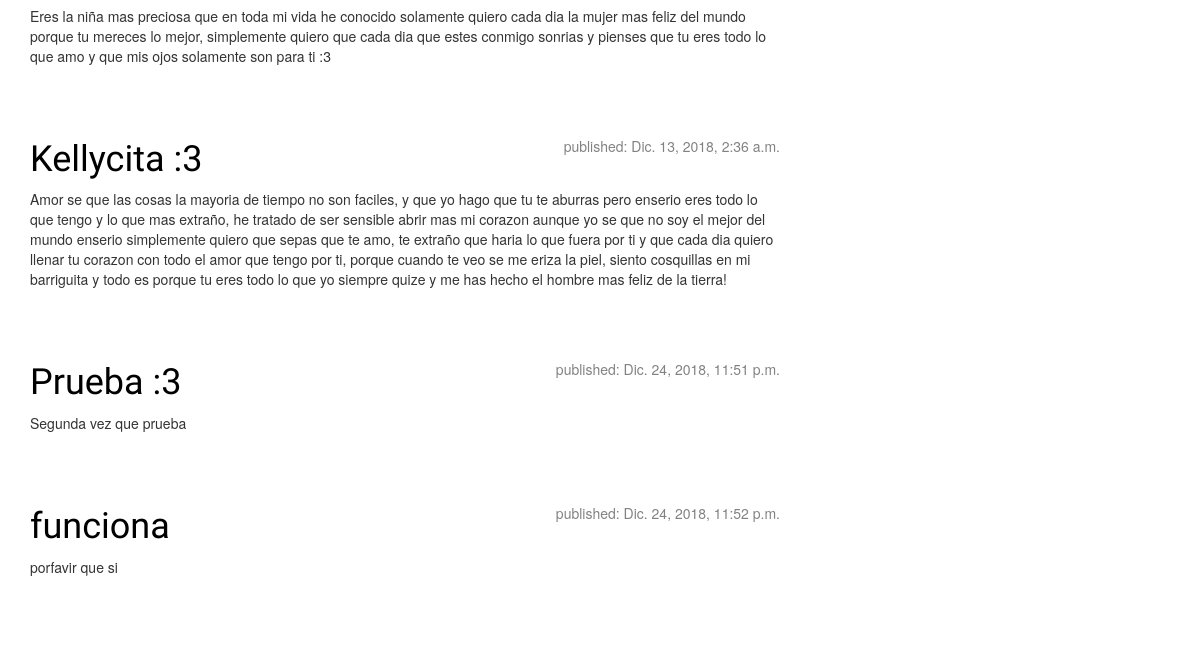
The app's page / (signed in, lower part), older data.
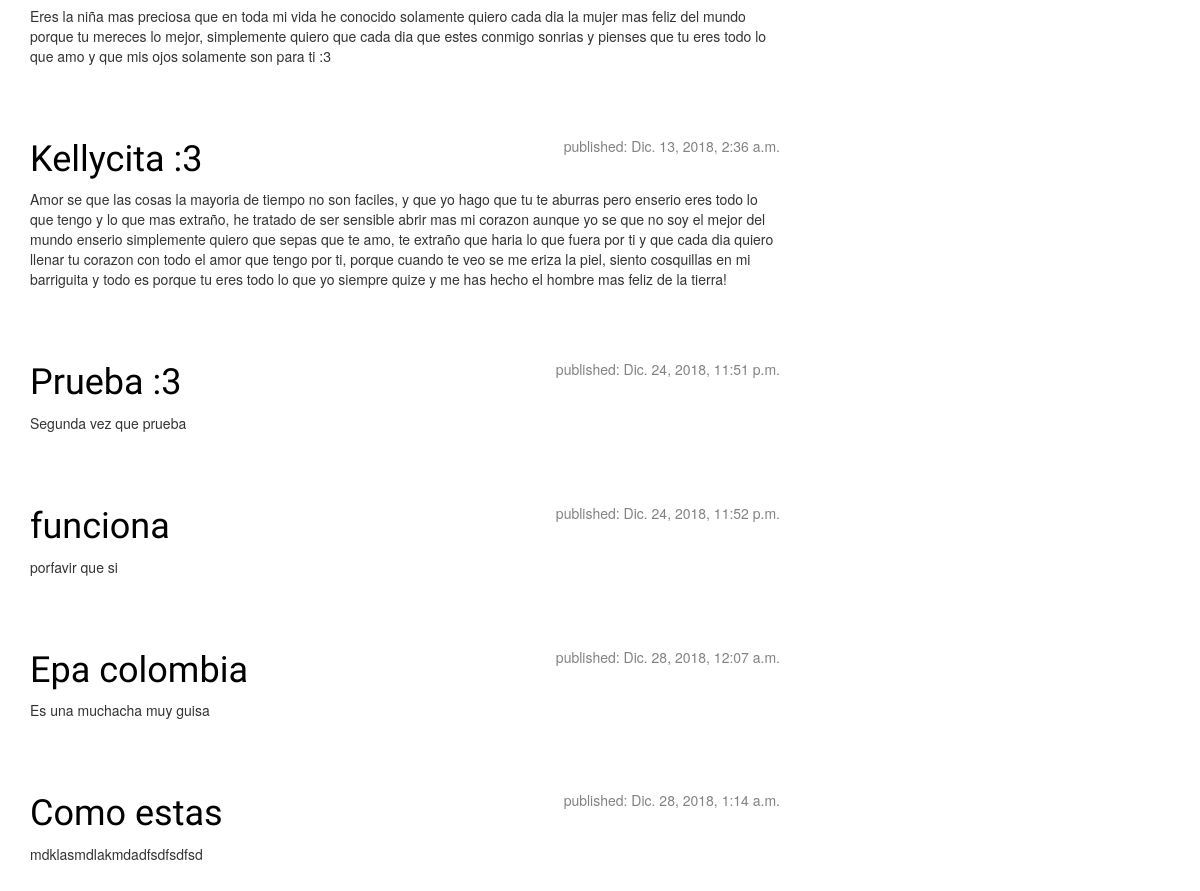
The same page, newer data.
### blog/models.py (models this page shows, shortened)
class Post(models.Model):
    User = get_user_model()
    author = models.ForeignKey(User, default='User', on_delete=models.CASCADE)
    title = models.CharField(max_length=200)
    text = models.TextField()
    created_date = models.DateTimeField(default=timezone.now)
    published_date = models.DateTimeField(blank=True, null=True)

### blog/views.py (the view)
# urls.py: path('', login_required(views.post_list), name='post_list'),
def post_list(request):
    posts = Post.objects.filter(published_date__lte=timezone.now()).order_by('pk')
    return render(request, 'blog/post_list.html', {'posts': posts})

### templates/blog/post_list.html (shortened to what this page needs)
{% extends 'base/base.html' %}
{% load static %}
                    {% block content %}
                        {% for post in posts %}
                          <div class="post">
                                <div class="date">
                                    <p>published: {{ post.published_date }}</p>
                                </div>
                                <h1><a href="{% url 'blog:post_detail' pk=post.pk %}">{{ post.title }}</a></h1>
                                <p>{{ post.text|linebreaksbr }}</p>
                          </div>
                        {% endfor %}
                    {% endblock %}

Row changes from the older to the newer data that the page shows:
added Post: published_date "Dic. 28, 2018, 12:07 a.m.", title "Epa colombia", text "Es una muchacha muy guisa"
added Post: published_date "Dic. 28, 2018, 1:14 a.m.", title "Como estas", text "mdklasmdlakmdadfsdfsdfsd"
